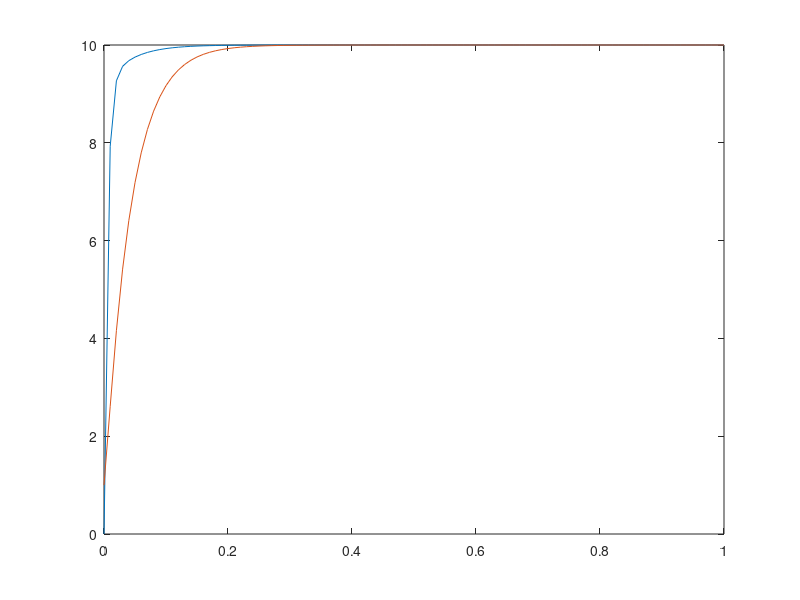
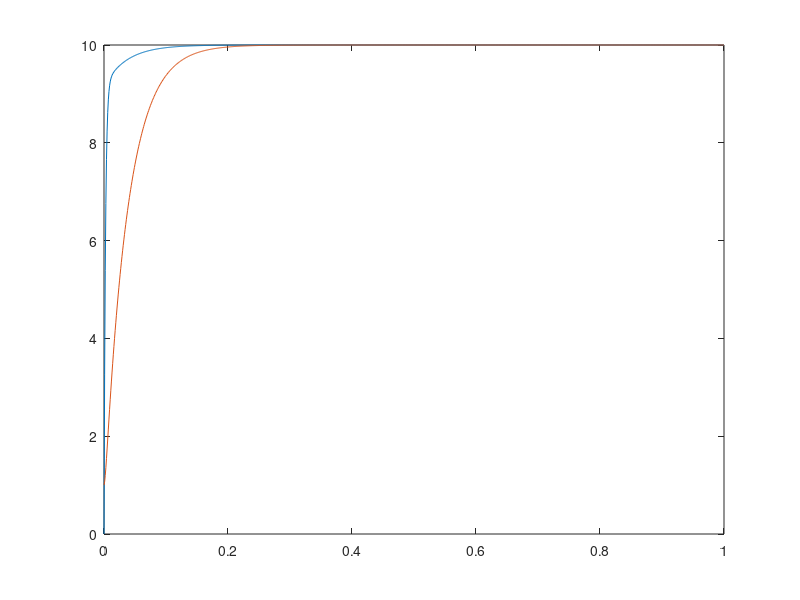
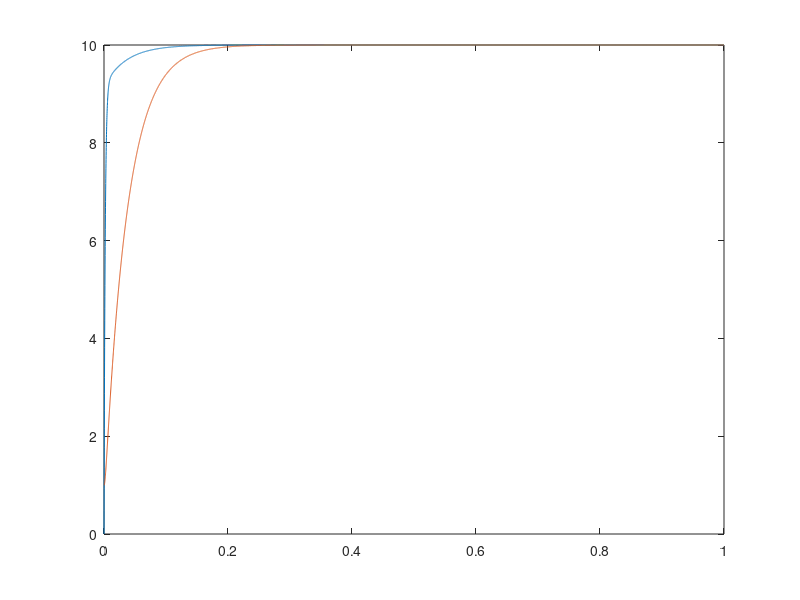

The MATLAB source for these figures, in order:
clear;
R1= 1e3; %R1=1kohm
R2 = 11e3; %R2 = 1kohm
C1 = 2e-6; %C1 = 2uF
C2 = 3e-6; %C2 = 3uF
E = 10; %E0 = 10V;
tspan = [0 1];
y0 = [0; 1];
du = @(t, u) [1/C1*( (E-u(1))/R1 - (u(1) - u(2))/R2 ); 
            1/(R2*C2) * (u(1) - u(2))];

A = [-1/(C1*R1) - 1/(C1*R2), 1/(C1*R2);
    1/(R2*C2), -1/(R2*C2)];
b = [E/(R1*C1); 0];


H = [1e-2 1e-3 1e-4];
for h=H
    t = tspan(1):h:tspan(2);
    y = zeros(2,length(t));
    y(:,1) = y0;
    for k=2:length(t)
        y(:,k) = (eye(2) - h*A)\(y(:,k-1)+h*b); %metoda zamknięta Eulera  
    end
    figure
    plot(t,y);
end
